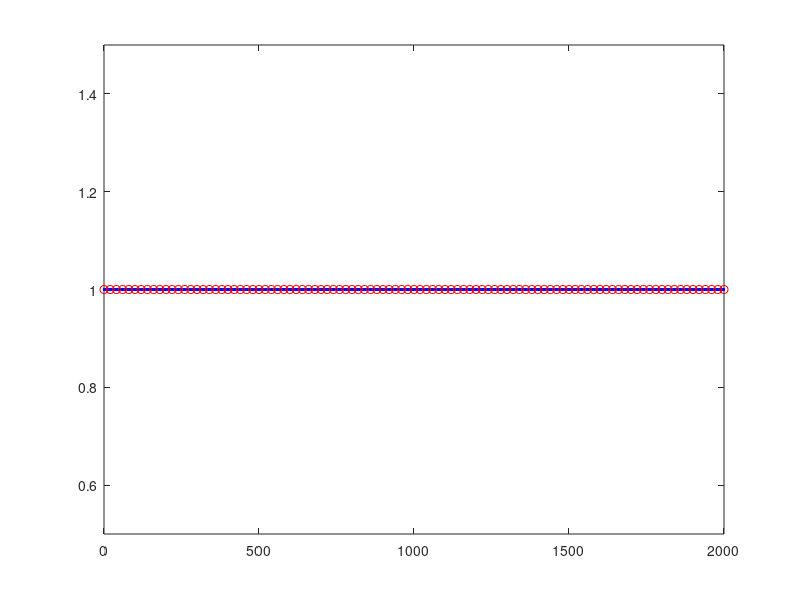
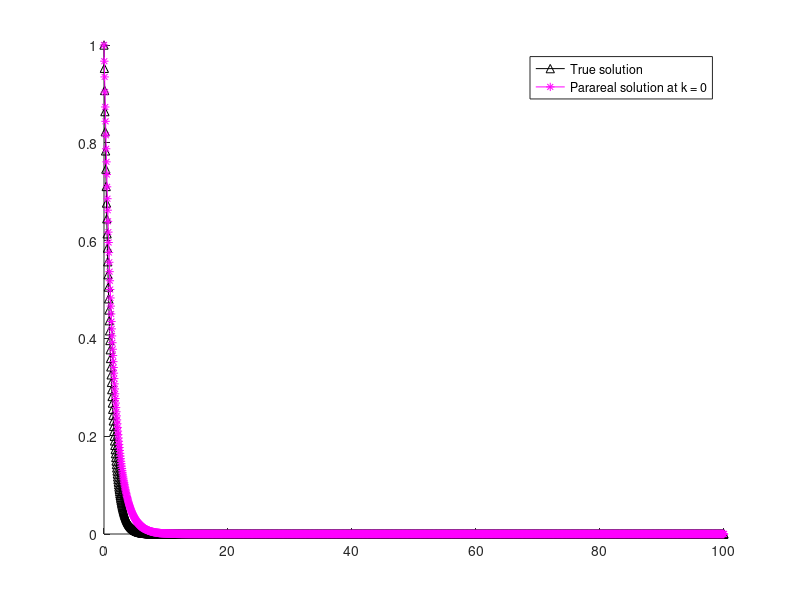

MATLAB code for these plots, in order: (Note: this script raises an error after producing the figures.)
close all
clear
clc


%% ---------------------------------------------------------------
%  Parareal algorithm for linear problem:
%         y'(t) = a*y(t), t in (0,T)
%          y(t=0) = y0


% non-overlapping subdomains 2-level domain decomposition  preconditioner

global a ;
a = -1;
yExactFunction = @(t)exp(a*t);

% stability function (  y^n+1 = R(z)y^n  )
Rz = @(z) 1/(1-z);     % Backward Euler
% Rz = @(z) 1+z;       % Forward Euler

%% -----------------------------------------------------------------


% initial condition
u0 = 1;

% coarse propagator
N = 100;     %   number of coarse time intervals
T = 100;      %   T = N*Dt
Dt = T/N;   %   coarse timesteps

xt = linspace(0,T,N+1);

% fine propagator
m = 20;    % number of fine time steps in each coarse time interval
dt = Dt/m

K = 20 % number of Parareal iterations

cmap = hsv(K); % color map

% 2-level domain decomposition initial
N_fine_nodes = m*N+1; % 11
% N_subdomains = m+1; % 6
Id = eye(N_fine_nodes);

% plot the time domain
figure
plot(0:N_fine_nodes-1,1,'.b',0:m:N_fine_nodes-1,1,'ro')
xlim([0 N_fine_nodes-1])
ylim([0.5 1.5])

%%
% original problem matrix
phi = (1-a*dt)^-1;
A = eye(m*N+1,m*N+1) + (-phi)*diag(ones(m*N,1),-1);

% Reduced system

% fine propagator
F_tilde = (1-a*dt)^-m;

% coarse propagator
G_tilde = (1-a*Dt)^-1;



% Uk_0 = zeros(m*N,1);
% Uk_0(1) = u0;

rhs0 = [u0; zeros(m*N,1)];
% rhs = [u0; phi*u0;-G_tilde*u0;phi*U(3);-G_tilde*U(3)];


% exact solution

ttrue = linspace(0,T,N*m+1);
pick = 1:m:N*m+1;

uF_true = A\rhs0;

% reduced matrix
A_tilde = eye(N+1,N+1) + (-F_tilde)*diag(ones(N,1),-1);
% A_tilde = eye(m*N+1,m*N+1) + (-F_tilde)*diag(ones(m*N,1),-1);

% approximate reduced matrix
B = eye(N+1,N+1) + (-G_tilde)*diag(ones(N,1),-1);




% coarse space initial
indice_R_coarse  = 0:m:m*N;
R = zeros(length(indice_R_coarse),N_fine_nodes);
for i = 1:length(indice_R_coarse)
    R(i,indice_R_coarse(i)+1) = 1;
end

% first subdomain  Omega_1 = {0}
R1 = zeros(1,N_fine_nodes);
R1(1) = 1;
A1 = R1*A*R1';

% define nodes in other subdomains
N_nodes_subdomain = m;
indice_R_subdomains = zeros(N,N_nodes_subdomain);
for i =1:N
    indice_R_subdomains(i,:) =  (i-1)*m+1:(i-1)*m+m;
end

% Omega_2 = {1,2} Omega_3 = {3,4}
R2_end = zeros(N*N_nodes_subdomain,N_fine_nodes) ;
for i = 1:N
    for j = 1:N_nodes_subdomain
        R2_end(N_nodes_subdomain*(i-1)+j,indice_R_subdomains(i)+j) = 1;
    end
end

R_sub = [];       % restriction matrices
A_sub = [];       % sub-matrices
for i = 2: N+1
    R_sub{i} = R2_end(N_nodes_subdomain*(i-2)+1:N_nodes_subdomain*(i-2)+N_nodes_subdomain,:);
    A_sub{i} = R_sub{i}*A*R_sub{i}';
end

% define 2-level domain decomposition multiplicative preconditioner
P = R1'*A1*R1;
for i = 2:N+1
    P = P + R_sub{i}'*A_sub{i}*R_sub{i};
end

%Multiplicative
M = P*(R'*B*R +  Id-R'*R);

%Additive
% M = P + (R'*B*R - R'*R)

% preconditioned stationary iteration
% U^(k+1) = U^(k) + M^(-1)*( f-A*U^(k)) )




%% ------------------------------------------------------------------

% initial coarse integration

B1 =  eye(N+1,N+1) + (-G_tilde)*diag(ones(N,1),-1);
% B1 =  eye(N*m+1,N*m+1) + (-G_tilde)*diag(ones(N*m,1),-1);

%Initial coarse Parareal iteration at the coarse level
rhs0_coarse = [u0;zeros(N,1)];
U0_coarse = B1\rhs0_coarse;

U_fine=spline(ttrue(pick),U0_coarse,ttrue)';

figure
hold on
plot(ttrue,uF_true,'-^k',ttrue,U_fine,'-*m');
legend('True solution','Parareal solution at k = 0')

U0n = U_fine;
proNj = 1;

L2NormError_FC = sqrt(sum(Dt*(uF_true(pick)-U_fine(pick)).^2));%norm(uF_true(pick)-U_fine(pick),2);%
LInfNormError_FC = norm(uF_true(pick)-U_fine(pick),inf);%max(abs(uF_true(pick)-U_fine(pick)));


L2NormError_FCF = sqrt(sum(Dt*(uF_true(pick)-U_fine(pick)).^2));%norm(uF_true(pick)-U_fine(pick),2);%
LInfNormError_FCF = norm(uF_true(pick)-U_fine(pick),inf);%max(abs(uF_true(pick)-U_fine(pick)));

L2NormError_FCFF = sqrt(sum(Dt*(uF_true(pick)-U_fine(pick)).^2));%norm(uF_true(pick)-U_fine(pick),2);%
LInfNormError_FCFF = norm(uF_true(pick)-U_fine(pick),inf);%max(abs(uF_true(pick)-U_fine(pick)));

L2NormError_FCFC = sqrt(sum(Dt*(uF_true(pick)-U_fine(pick)).^2));%norm(uF_true(pick)-U_fine(pick),2);%
LInfNormError_FCFC = norm(uF_true(pick)-U_fine(pick),inf);%max(abs(uF_true(pick)-U_fine(pick)));

L2NormError_FCFCF = sqrt(sum(Dt*(uF_true(pick)-U_fine(pick)).^2));%norm(uF_true(pick)-U_fine(pick),2);%
LInfNormError_FCFCF = norm(uF_true(pick)-U_fine(pick),inf);%max(abs(uF_true(pick)-U_fine(pick)));

SupperlinearErrorBound  = L2NormError_FC;
LinearErrorBound  = L2NormError_FC;

FC_boundL2 = L2NormError_FC;
FCF_boundL2 = L2NormError_FC;
FCFF_boundL2 = L2NormError_FC;
FCFC_boundL2 = L2NormError_FC;
FCFCF_boundL2 = L2NormError_FC;


%%
% rhs
f = zeros(N_fine_nodes,1);
f(1) = u0;


phi   = (1-a*dt)^-1;
phiDT = (1-a*Dt)^-1;

U_FC = U_fine;
U_FCF = U_fine;
U_FCFF = U_fine;
U_FCFC = U_fine;
U_FCFCF = U_fine;

% iteration loop
for k = 1: K
    % k = k + 1
 
    % FC - relaxation
    [U_FC,L2NormError_FC_k,LInfNormError_FC_k] = TwolevelDDsolveODE(f,A,U_FC,N,R1,A1,R_sub,A_sub,R,B,pick,Dt,uF_true,'FC')
    L2NormError_FC(k+1) = L2NormError_FC_k;
    LInfNormError_FC(k+1) = LInfNormError_FC_k;
    
      % FCF - relaxation
    [U_FCF,L2NormError_FCF_k,LInfNormError_FCF_k] = TwolevelDDsolveODE(f,A,U_FCF,N,R1,A1,R_sub,A_sub,R,B,pick,Dt,uF_true,'FCF')
    L2NormError_FCF(k+1) = L2NormError_FCF_k;
    LInfNormError_FCF(k+1) = LInfNormError_FCF_k;
    
          % FCFF - relaxation
    [U_FCFF,L2NormError_FCFF_k,LInfNormError_FCFF_k] = TwolevelDDsolveODE(f,A,U_FCFF,N,R1,A1,R_sub,A_sub,R,B,pick,Dt,uF_true,'FCFF')
    L2NormError_FCFF(k+1) = L2NormError_FCFF_k;
    LInfNormError_FCFF(k+1) = LInfNormError_FCFF_k;
    
    
             % FCFC - relaxation
    [U_FCFC,L2NormError_FCFC_k,LInfNormError_FCFC_k] = TwolevelDDsolveODE(f,A,U_FCFC,N,R1,A1,R_sub,A_sub,R,B,pick,Dt,uF_true,'FCFC')
    L2NormError_FCFC(k+1) = L2NormError_FCFC_k;
    LInfNormError_FCFC(k+1) = LInfNormError_FCFC_k;
    
                 % FCFCF - relaxation
    [U_FCFCF,L2NormError_FCFCF_k,LInfNormError_FCFCF_k] = TwolevelDDsolveODE(f,A,U_FCFCF,N,R1,A1,R_sub,A_sub,R,B,pick,Dt,uF_true,'FCFCF')
    L2NormError_FCFCF(k+1) = L2NormError_FCFCF_k;
    LInfNormError_FCFCF(k+1) = LInfNormError_FCFCF_k;
    
    
%     plot(ttrue(pick),U_fine(pick),'Color',cmap(k,:),'Marker','o');
    
    %
    %        norm(uF_true(pick)-U,'inf')
    proNj(k+1) = proNj(k)*(N-k);
%     L2NormError(k+1) = sqrt(sum(Dt*(uF_true(pick)-U_fine(pick)).^2));%norm(uF_true(pick)-U_fine(pick),2);%
%     LInfNormError(k+1) = norm(uF_true(pick)-U_fine(pick),inf);%max(abs(uF_true(pick)-U_fine(pick)));%
    SupperlinearErrorBound(k+1)  = (abs(exp(a*Dt) - Rz(a*Dt)))^(k)/factorial(k)*proNj(k+1)*max(abs(uF_true(pick)-U0n(pick)));
    LinearErrorBound(k+1)  = (abs(exp(a*Dt) - Rz(a*Dt))/(1- abs(Rz(a*Dt))))^(k)*max(abs(uF_true(pick)-U0n(pick)));
    
    %FC bound
    FC_boundL2(k+1) = (abs(phi^m - phiDT)*(1 - abs(phiDT)^((N)/m) )/ (1 - abs(phiDT)))^(k)*sqrt(sum(Dt*(uF_true(pick)-U0n(pick)).^2));
    FCF_boundL2(k+1) = (abs(phi^m - phiDT)*(1 - abs(phiDT)^((N)/m-1) )/ (1 - abs(phiDT))*abs(phi)^(m))^(k)*sqrt(sum(Dt*(uF_true(pick)-U0n(pick)).^2));
    FCFF_boundL2(k+1) = (abs(phi^m - phiDT)*(1 - abs(phiDT)^((N)/m-2) )/ (1 - abs(phiDT))*abs(phi)^(2*m))^(k)*sqrt(sum(Dt*(uF_true(pick)-U0n(pick)).^2));
    FCFC_boundL2(k+1) = ((phi^m - phiDT)^2*(1 - ((N)/m )*abs(phiDT)^((N)/m-1) + ((N)/m-1)*abs(phiDT)^((N)/m) )/ (1 - abs(phiDT))^2)^(k)*sqrt(sum(Dt*(uF_true(pick)-U0n(pick)).^2));
    FCFCF_boundL2(k+1) = ((phi^m - phiDT)^2*(1 - ((N)/m - 1 )*abs(phiDT)^((N)/m-2) + ((N)/m-2)*abs(phiDT)^((N)/m-1) )/ (1 - abs(phiDT))^2*abs(phi)^m)^(k)*sqrt(sum(Dt*(uF_true(pick)-U0n(pick)).^2));

end  % iteration loop

uF_true=uF_true
U_fine

L2NormError_FC=L2NormError_FC'
LInfNormError_FC=LInfNormError_FC'

L2NormError_FCF=L2NormError_FCF'
LInfNormError_FCF=LInfNormError_FCF'

L2NormError_FCFF=L2NormError_FCFF'
LInfNormError_FCFF=LInfNormError_FCFF'

L2NormError_FCFC=L2NormError_FCFC'
LInfNormError_FCFC=LInfNormError_FCFC'

L2NormError_FCFCF=L2NormError_FCFCF'
LInfNormError_FCFCF=LInfNormError_FCFCF'

SupperlinearErrorBound=SupperlinearErrorBound'
LinearErrorBound=LinearErrorBound'
FC_boundL2 = FC_boundL2'
FCF_boundL2 = FCF_boundL2'
FCFF_boundL2 = FCFF_boundL2'
FCFC_boundL2 = FCFC_boundL2'
FCFCF_boundL2 = FCFCF_boundL2'


% figure
% semilogy(0:K-1,LInfNormError,'b--^',0:K-1,L2NormError,'g--^',0:K-1,SupperlinearErrorBound,'r*-',0:K-1,LinearErrorBound,'mx-',0:K-1,FC_boundL2,'k.-',0:K-1,FCF_boundL2,'y.-')
% legend('L^{\infty}NormError','L^2NormError','Superlinear bound','Linear bound','FC boundL2','FCF boundL2')
% xlabel('k')
% ylim([1e-18 1])

%----------------------------
% %FC bound L2
figure
semilogy(0:K,L2NormError_FC,'b--^',0:K,SupperlinearErrorBound,'k.-',0:K,FC_boundL2,'ro-')
legend('L^2NormError','Superlinear bound','FC boundL2')
xlabel('k')
ylim([1e-18 1])
title(['T=',num2str(T)])
%----------------------------
% %FCF bound L2
figure
semilogy(0:K,L2NormError_FCF,'b--^',0:K,SupperlinearErrorBound,'k.-',0:K,FCF_boundL2,'ro-')
legend('L^2NormError','Superlinear bound','FCF boundL2')
xlabel('k')
ylim([1e-18 1])
title(['T=',num2str(T)])
%----------------------------
%FCFF bound L2
figure
semilogy(0:K,L2NormError_FCFF,'b--^',0:K,SupperlinearErrorBound,'k.-',0:K,FCFF_boundL2,'ro-')
legend('L^2NormError','Superlinear bound','FCFF boundL2')
xlabel('k')
ylim([1e-18 1])
title(['T=',num2str(T)])



%----------------------------
% %FCFC bound L2
figure
semilogy(0:K,L2NormError_FCFC,'b--^',0:K,SupperlinearErrorBound,'k.-',0:K,FCFC_boundL2,'ro-')
legend('L^2NormError','Superlinear bound','FCFC boundL2')
xlabel('Iteration')
ylabel('Error')
ylim([1e-18 1])
title(['T=',num2str(T)])

% %----------------------------
% % %FCFC bound L2
figure
semilogy(0:K,L2NormError_FCFCF,'b--^',0:K,SupperlinearErrorBound,'k.-',0:K,FCFCF_boundL2,'ro-')
legend('L^2NormError','Superlinear bound','FCFCF boundL2')
xlabel('Iteration')
ylabel('Error')
ylim([1e-18 1])
title(['T=',num2str(T)])

% %----------------------------
% figure
% semilogy(0:K,L2NormError_FC,'b--^',0:K,L2NormError_FCF,'m--^',0:K,L2NormError_FCFF,'c--^',0:K,L2NormError_FCFC,'g--^',0:K,L2NormError_FCFCF,'r--^','LineWidth',1.5)
% legend({'L^2- FC- Two-level DD','L^2- FCF- Two-level DD','L^2- FCFF- Two-level DD','L^2- FCFC- Two-level DD','L^2- FCFCF- Two-level DD'},'Location','northeast','FontSize',12)
% xlabel('Iteration')
% ylabel('Error')
% % ylim([1e-18 1e-1])
% title(['T=',num2str(T)])

figure
semilogy(0:K,L2NormError_FC,'b--^',0:K,L2NormError_FCF,'m--^',0:K,L2NormError_FCFF,'c--^',0:K,L2NormError_FCFCF,'r--^','LineWidth',1.5) % southwest
legend({'SC two-level additive Schwarz','SCS two-level additive Schwarz','SCS^{2} two-level additive Schwarz','S(CS)^{2} two-level additive Schwarz'},'Location','southwest','FontSize',12) % northeast southwest
xlabel('Iteration')
ylabel('Error')
% ylim([1e-18 1e-1])
title(['T=',num2str(T)])





% figure
% semilogy(0:K,L2NormError_FC,'b-^',0:K,L2NormError_FCF,'m-^',0:K,L2NormError_FCFF,'c-^',0:K,L2NormError_FCFC,'g-^',0:K,L2NormError_FCFCF,'r-^')
% legend('L^2NormError FC-relaxation','L^2NormError FCF-relaxation','L^2NormError FCFF-relaxation','L^2NormError FCFC-relaxation','L^2NormError FCFCF-relaxation')
% xlabel('k')
% ylim([1e-18 1])
% title(['T=',num2str(T)])

% figure
% semilogy(0:K,LInfNormError,'b--^',0:K,SupperlinearErrorBound,'r*-',0:K,LinearErrorBound,'mx-')
% legend('L^{oo}NormError','Superlinear bound','Linear bound')
% xlabel('k')
% ylim([1e-18 1])
% title(['T=',num2str(T)])

% figure 
% spy(M)
% 
% figure 
% spy(P)
% 
% figure 
% spy(R'*B*R +  Id-R'*R)

%F-relaxation
% F_rex_error_propagation = eye(2*N+1)-M^-1*A



% phi   = (1-a*dt)^-1;
% phiDT = (1-a*Dt)^-1;
% eig_F = eig(phi)
% eig_C = eig(phiDT)
% 
% L2NormError_FC = L2NormError
% FC_bound = max(abs(phi^m - phiDT)*(1 - abs(phiDT)^((N-1)/m) )/ (1 - abs(phiDT)))*max(abs(uF_true(pick)-U0n(pick)))
% 
% FCF_bound = max(abs(phi^m - phiDT)*(1 - abs(phiDT)^((N-1)/m) )/ (1 - abs(phiDT))*abs(phi)^m)
% 
% SupperlinearErrorBound
% 
% LinearErrorBound



% test commute
2*(phi^m-phiDT)*phiDT*(phi^m-phiDT)-2*phiDT*(phi^m-phiDT)^2



